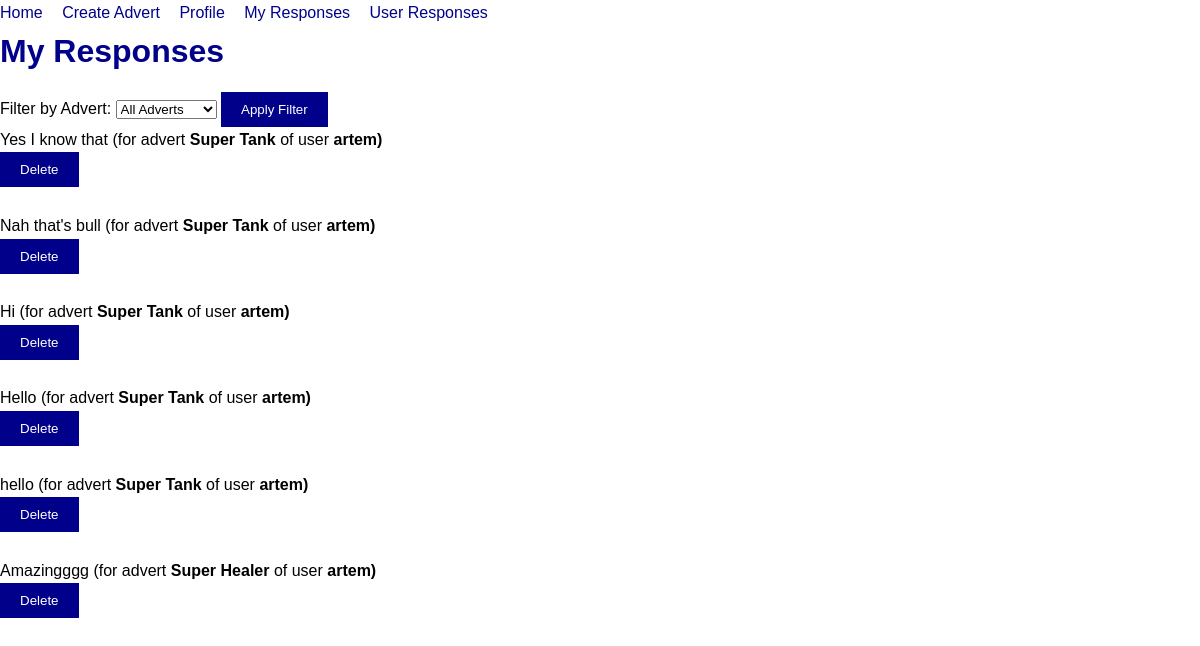
/my-responses/ (signed in), run on the app's committed database.
### noticeboard/models.py (models this page shows, shortened)
class Response(models.Model):
    advert = models.ForeignKey(Advert, on_delete=models.CASCADE, related_name='responses')
    user = models.ForeignKey(User, on_delete=models.CASCADE)
    text = models.TextField()
    accepted = models.BooleanField(default=False)

class Advert(models.Model):
    CATEGORIES = (
        ('Tanks', 'Tanks'),
        ('Healers', 'Healers'),
        ('DDs', 'DDs'),
        ('Merchants', 'Merchants'),
        ('Guildmasters', 'Guildmasters'),
        ('Questgivers', 'Questgivers'),
        ('Blacksmiths', 'Blacksmiths'),
        ('Leatherworkers', 'Leatherworkers'),
        ('Potion Makers', 'Potion Makers'),
        ('Spellmasters', 'Spellmasters'),
    )
    user = models.ForeignKey(User, on_delete=models.CASCADE)
    category = models.CharField(max_length=50, choices=CATEGORIES)
    headline = models.CharField(max_length=100)
    text = models.TextField()
    video = models.FileField(upload_to='videos/', null=True, blank=True)
    image = models.ImageField(upload_to='images/', null=True, blank=True)

### noticeboard/views.py (the view)
# urls.py: path('my-responses/', views.my_responses, name='my_responses'),
@login_required
def my_responses(request):
    my_responses = Response.objects.filter(user=request.user)
    advert_ids_with_responses = my_responses.values_list('advert_id', flat=True)
    user_adverts = Advert.objects.filter(id__in=advert_ids_with_responses)
    advert_filter = request.GET.get('advert_filter')
    if advert_filter:
        my_responses = my_responses.filter(advert_id=advert_filter)
    return render(request, 'noticeboard/my_responses.html', {'my_responses': my_responses, 'user_adverts': user_adverts})

### noticeboard/templates/noticeboard/my_responses.html (shortened to what this page needs)
{% extends 'noticeboard/base.html' %}
{% block content %}
    <h1>My Responses</h1>
    <form method="get" action="">
        <label for="advert_filter">Filter by Advert:</label>
        <select name="advert_filter" id="advert_filter">
            <option value="" selected>All Adverts</option>
        </select>
        <button type="submit">Apply Filter</button>
    </form>
    <ul>
        {% for response in my_responses %}
            <li>
            <p>{{ response.text|truncatechars:30 }} (for advert <b>{{ response.advert.headline }}</b>
                of user <b>{{ response.advert.user }})</b></p>
                    <form method="post" action="{% url 'delete_response' response.id %}">
                        <button type="submit">Delete</button>
                    </form>
            </li>
        {% endfor %}
    </ul>
{% endblock %}

### static/noticeboard/css/styles.css (style rules this page uses)
body, h1, h2, h3, h4, h5, h6, p, ul, ol, li, a { margin: 0; padding: 0; }
body { font-family: Arial, sans-serif; line-height: 1.6; }
ul { list-style: none; }
li { display: inline; margin-right: 15px; }
button[type="submit"] { background-color: darkblue; color: white; padding: 10px 20px; border: none; cursor: pointer; transition: background-color 0.3s ease-in-out; }
h1, h2, h3, h4, h5, h6 { font-weight: bold; color: darkblue; }
h1, h2, h3, h4, h5, h6 { margin-bottom: 15px; }

### data on the page
Response: text "Yes I know that", advert.headline "Super Tank", advert.user "artem"
Response: text "Nah that's bull", advert.headline "Super Tank", advert.user "artem"
Response: text "Hi", advert.headline "Super Tank", advert.user "artem"
Response: text "Hello", advert.headline "Super Tank", advert.user "artem"
Response: text "hello", advert.headline "Super Tank", advert.user "artem"
Response: text "Amazingggg", advert.headline "Super Healer", advert.user "artem"
